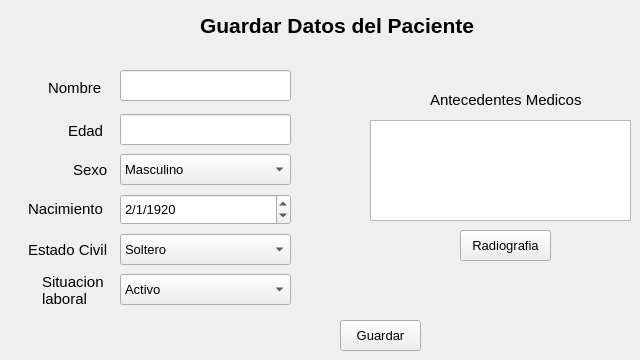
      <widget class="QWidget" name="tab_3">
       <attribute name="title">
        <string>Agregar Paciente</string>
       </attribute>
       <widget class="QLineEdit" name="lineEdit">
        <property name="geometry">
         <rect>
          <x>120</x>
          <y>70</y>
          <width>171</width>
          <height>31</height>
         </rect>
        </property>
        <property name="font">
         <font>
          <family>Segoe UI</family>
          <pointsize>10</pointsize>
         </font>
        </property>
        <property name="styleSheet">
         <string notr="true"/>
        </property>
       </widget>
       <widget class="QLineEdit" name="lineEdit_2">
        <property name="geometry">
         <rect>
          <x>120</x>
          <y>114</y>
          <width>171</width>
          <height>31</height>
         </rect>
        </property>
        <property name="font">
         <font>
          <family>Segoe UI</family>
          <pointsize>10</pointsize>
         </font>
        </property>
        <property name="styleSheet">
         <string notr="true"/>
        </property>
       </widget>
       <widget class="QDateEdit" name="dateEdit">
        <property name="geometry">
         <rect>
          <x>120</x>
          <y>194</y>
          <width>171</width>
          <height>31</height>
         </rect>
        </property>
        <property name="font">
         <font>
          <family>Segoe UI</family>
          <pointsize>10</pointsize>
         </font>
        </property>
        <property name="styleSheet">
         <string notr="true"/>
        </property>
        <property name="displayFormat">
         <string>d/M/yyyy</string>
        </property>
        <property name="date">
         <date>
          <year>1920</year>
          <month>1</month>
          <day>2</day>
         </date>
        </property>
       </widget>
       <widget class="QComboBox" name="comboBox">
        <property name="geometry">
         <rect>
          <x>120</x>
          <y>154</y>
          <width>171</width>
          <height>31</height>
         </rect>
        </property>
        <property name="font">
         <font>
          <family>Segoe UI</family>
          <pointsize>10</pointsize>
         </font>
        </property>
        <property name="styleSheet">
         <string notr="true"/>
        </property>
        <item>
         <property name="text">
          <string>Masculino</string>
         </property>
        </item>
        <item>
         <property name="text">
          <string>Femenino</string>
         </property>
        </item>
       </widget>
       <widget class="QComboBox" name="comboBox_2">
        <property name="geometry">
         <rect>
          <x>120</x>
          <y>234</y>
          <width>171</width>
          <height>31</height>
         </rect>
        </property>
        <property name="font">
         <font>
          <family>Segoe UI</family>
          <pointsize>10</pointsize>
         </font>
        </property>
        <property name="styleSheet">
         <string notr="true"/>
        </property>
        <item>
         <property name="text">
          <string>Soltero</string>
         </property>
        </item>
        <item>
         <property name="text">
          <string>Casado</string>
         </property>
        </item>
       </widget>
       <widget class="QComboBox" name="comboBox_3">
        <property name="geometry">
         <rect>
          <x>120</x>
          <y>274</y>
          <width>171</width>
          <height>31</height>
         </rect>
        </property>
        <property name="font">
         <font>
          <family>Segoe UI</family>
          <pointsize>10</pointsize>
         </font>
        </property>
        <property name="styleSheet">
         <string notr="true"/>
        </property>
        <item>
         <property name="text">
          <string>Activo</string>
         </property>
        </item>
        <item>
         <property name="text">
          <string>Inactivo</string>
         </property>
        </item>
       </widget>
       <widget class="QPushButton" name="pushButton_5">
        <property name="geometry">
         <rect>
          <x>340</x>
          <y>320</y>
          <width>81</width>
          <height>31</height>
         </rect>
        </property>
        <property name="font">
         <font>
          <family>Segoe UI</family>
          <pointsize>10</pointsize>
         </font>
        </property>
        <property name="styleSheet">
         <string notr="true"/>
        </property>
        <property name="text">
         <string>Guardar</string>
        </property>
       </widget>
       <widget class="QLabel" name="label_2">
        <property name="geometry">
         <rect>
          <x>48</x>
          <y>80</y>
          <width>71</width>
          <height>16</height>
         </rect>
        </property>
        <property name="font">
         <font>
          <family>Segoe UI</family>
          <pointsize>11</pointsize>
         </font>
        </property>
        <property name="styleSheet">
         <string notr="true"/>
        </property>
        <property name="text">
         <string>Nombre</string>
        </property>
       </widget>
       <widget class="QLabel" name="label_3">
        <property name="geometry">
         <rect>
          <x>68</x>
          <y>123</y>
          <width>51</width>
          <height>16</height>
         </rect>
        </property>
        <property name="font">
         <font>
          <family>Segoe UI</family>
          <pointsize>11</pointsize>
         </font>
        </property>
        <property name="styleSheet">
         <string notr="true"/>
        </property>
        <property name="text">
         <string>Edad</string>
        </property>
       </widget>
       <widget class="QLabel" name="label_4">
        <property name="geometry">
         <rect>
          <x>73</x>
          <y>159</y>
          <width>41</width>
          <height>21</height>
         </rect>
        </property>
        <property name="font">
         <font>
          <family>Segoe UI</family>
          <pointsize>11</pointsize>
         </font>
        </property>
        <property name="styleSheet">
         <string notr="true"/>
        </property>
        <property name="text">
         <string>Sexo</string>
        </property>
       </widget>
       <widget class="QLabel" name="label_5">
        <property name="geometry">
         <rect>
          <x>28</x>
          <y>201</y>
          <width>91</width>
          <height>16</height>
         </rect>
        </property>
        <property name="font">
         <font>
          <family>Segoe UI</family>
          <pointsize>11</pointsize>
         </font>
        </property>
        <property name="styleSheet">
         <string notr="true"/>
        </property>
        <property name="text">
         <string>Nacimiento</string>
        </property>
       </widget>
       <widget class="QLabel" name="label_6">
        <property name="geometry">
         <rect>
          <x>28</x>
          <y>242</y>
          <width>91</width>
          <height>16</height>
         </rect>
        </property>
        <property name="font">
         <font>
          <family>Segoe UI</family>
          <pointsize>11</pointsize>
         </font>
        </property>
        <property name="styleSheet">
         <string notr="true"/>
        </property>
        <property name="text">
         <string>Estado Civil</string>
        </property>
       </widget>
       <widget class="QLabel" name="label_7">
        <property name="geometry">
         <rect>
          <x>42</x>
          <y>270</y>
          <width>71</width>
          <height>41</height>
         </rect>
        </property>
        <property name="font">
         <font>
          <family>Segoe UI</family>
          <pointsize>11</pointsize>
         </font>
        </property>
        <property name="styleSheet">
         <string notr="true"/>
        </property>
        <property name="text">
         <string>Situacion
laboral</string>
        </property>
       </widget>
       <widget class="QLabel" name="label_8">
        <property name="geometry">
         <rect>
          <x>430</x>
          <y>90</y>
          <width>161</width>
          <height>20</height>
         </rect>
        </property>
        <property name="font">
         <font>
          <family>Segoe UI</family>
          <pointsize>11</pointsize>
         </font>
        </property>
        <property name="styleSheet">
         <string notr="true"/>
        </property>
        <property name="text">
         <string>Antecedentes Medicos</string>
        </property>
       </widget>
       <widget class="QPushButton" name="pushButton_6">
        <property name="geometry">
         <rect>
          <x>460</x>
          <y>230</y>
          <width>91</width>
          <height>31</height>
         </rect>
        </property>
        <property name="font">
         <font>
          <family>Segoe UI</family>
          <pointsize>10</pointsize>
         </font>
        </property>
        <property name="styleSheet">
         <string notr="true"/>
        </property>
        <property name="text">
         <string>Radiografia</string>
        </property>
       </widget>
       <widget class="QLabel" name="label_9">
        <property name="geometry">
         <rect>
          <x>200</x>
          <y>10</y>
          <width>291</width>
          <height>31</height>
         </rect>
        </property>
        <property name="font">
         <font>
          <family>Segoe UI</family>
          <pointsize>16</pointsize>
          <weight>75</weight>
          <bold>true</bold>
         </font>
        </property>
        <property name="styleSheet">
         <string notr="true"/>
        </property>
        <property name="text">
         <string>Guardar Datos del Paciente</string>
        </property>
       </widget>
       <widget class="QTextEdit" name="textEdit">
        <property name="geometry">
         <rect>
          <x>370</x>
          <y>120</y>
          <width>261</width>
          <height>101</height>
         </rect>
        </property>
        <property name="font">
         <font>
          <pointsize>10</pointsize>
         </font>
        </property>
        <property name="styleSheet">
         <string notr="true"/>
        </property>
       </widget>
      </widget>
